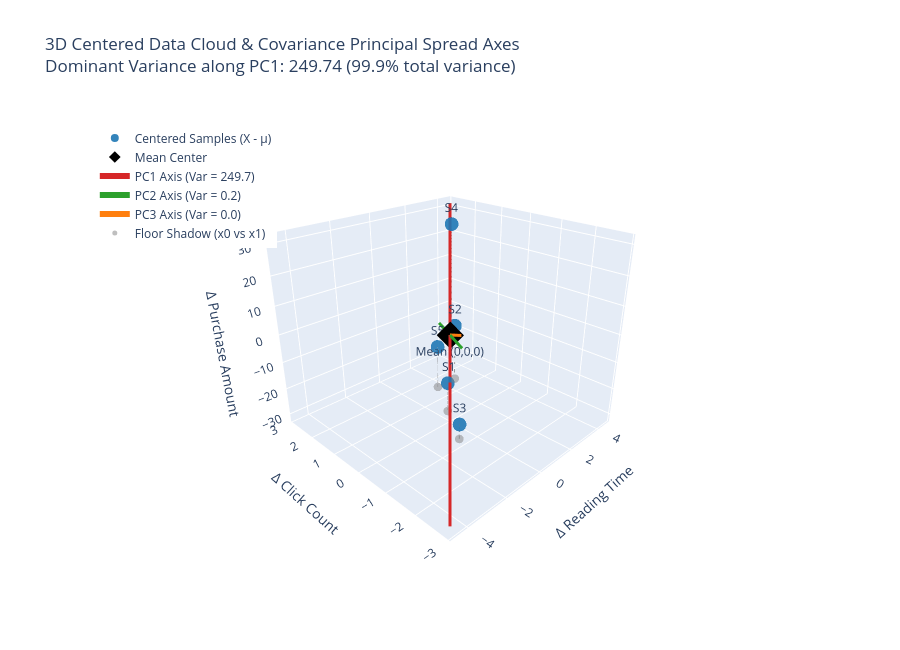

Notebook code cell kept with this figure:
### Code cell
# 1. Dataset
X = np.array([
    [10.0,  2.0,  50.0],
    [12.0,  3.0,  60.0],
    [9.0,   1.0,  45.0],
    [15.0,  5.0,  85.0],
    [11.0,  3.0,  55.0]
])

feature_names = ["Reading Time", "Click Count", "Purchase Amount"]
N = X.shape[0]

# Mean vector & centering
mean_vec = np.mean(X, axis=0)
X_centered = X - mean_vec

# Covariance matrix & Eigendecomposition (Axes of spread)
cov_mat = (X_centered.T @ X_centered) / (N - 1)
evals, evecs = np.linalg.eigh(cov_mat)

# Sort eigenvalues in descending order
idx = np.argsort(evals)[::-1]
evals = evals[idx]
evecs = evecs[:, idx]

# 2. Build 3D Point Cloud Scene
fig = go.Figure()

# Original centered data points
fig.add_trace(go.Scatter3d(
    x=X_centered[:, 0],
    y=X_centered[:, 1],
    z=X_centered[:, 2],
    mode="markers+text",
    marker={"size": 8, "color": "#1f77b4", "opacity": 0.9},
    text=[f"S{i+1}" for i in range(N)],
    textposition="top center",
    name="Centered Samples (X - μ)"
))

# Mean Origin Point (0, 0, 0)
fig.add_trace(go.Scatter3d(
    x=[0], y=[0], z=[0],
    mode="markers+text",
    marker={"size": 9, "color": "black", "symbol": "diamond"},
    text=["Mean (0,0,0)"],
    textposition="bottom center",
    name="Mean Center"
))

# 3. Draw Principal Variance Axes (Eigenvectors scaled by 2 * std dev)
colors = ["#d62728", "#2ca02c", "#ff7f0e"]
for i in range(3):
    scale = 2.0 * np.sqrt(evals[i])
    axis_end = evecs[:, i] * scale
    axis_start = -evecs[:, i] * scale
    
    fig.add_trace(go.Scatter3d(
        x=[axis_start[0], axis_end[0]],
        y=[axis_start[1], axis_end[1]],
        z=[axis_start[2], axis_end[2]],
        mode="lines",
        line={"color": colors[i], "width": 6},
        name=f"PC{i+1} Axis (Var = {evals[i]:.1f})"
    ))

# 4. Projection drop lines onto the floor (Reading Time vs Click Count)
z_min = float(np.min(X_centered[:, 2])) - 5.0
for pt in X_centered:
    fig.add_trace(go.Scatter3d(
        x=[pt[0], pt[0]],
        y=[pt[1], pt[1]],
        z=[z_min, pt[2]],
        mode="lines",
        line={"color": "gray", "dash": "dot", "width": 1.5},
        showlegend=False,
        hoverinfo="skip"
    ))

fig.add_trace(go.Scatter3d(
    x=X_centered[:, 0],
    y=X_centered[:, 1],
    z=np.full(N, z_min),
    mode="markers",
    marker={"size": 5, "color": "gray", "opacity": 0.5},
    name="Floor Shadow (x0 vs x1)"
))

fig.update_layout(
    title=f"3D Centered Data Cloud & Covariance Principal Spread Axes<br>"
          f"Dominant Variance along PC1: {evals[0]:.2f} ({evals[0]/np.sum(evals)*100:.1f}% total variance)",
    scene={
        "xaxis_title": f"Δ {feature_names[0]}",
        "yaxis_title": f"Δ {feature_names[1]}",
        "zaxis_title": f"Δ {feature_names[2]}",
        "aspectratio": {"x": 1, "y": 1, "z": 0.85},
        "camera": {"eye": {"x": -1.5, "y": -1.5, "z": 1.0}}
    },
    width=900,
    height=650,
    legend={"x": 0.02, "y": 0.95}
)

fig.show()

### Figure 1 — Plotly figure (JSON) as saved in the notebook; plotly's stock layout.template omitted (floating-point values rounded to 4 significant figures)
{"data": [{"marker": {"color": "#1f77b4", "opacity": 0.9, "size": 8}, "mode": "markers+text", "name": "Centered Samples (X - μ)", "text": ["S1", "S2", "S3", "S4", "S5"], "textposition": "top center", "type": "scatter3d", "x": [-1.4, 0.6, -2.4, 3.6, -0.4], "y": [-0.8, 0.2, -1.8, 2.2, 0.2], "z": [-9.0, 1.0, -14.0, 26.0, -4.0]}, {"marker": {"color": "black", "size": 9, "symbol": "diamond"}, "mode": "markers+text", "name": "Mean Center", "text": ["Mean (0,0,0)"], "textposition": "bottom center", "type": "scatter3d", "x": [0], "y": [0], "z": [0]}, {"line": {"color": "#d62728", "width": 6}, "mode": "lines", "name": "PC1 Axis (Var = 249.7)", "type": "scatter3d", "x": [4.562, -4.562], "y": [2.861, -2.861], "z": [31.14, -31.14]}, {"line": {"color": "#2ca02c", "width": 6}, "mode": "lines", "name": "PC2 Axis (Var = 0.2)", "type": "scatter3d", "x": [0.5469, -0.5469], "y": [0.7525, -0.7525], "z": [-0.1492, 0.1492]}, {"line": {"color": "#ff7f0e", "width": 6}, "mode": "lines", "name": "PC3 Axis (Var = 0.0)", "type": "scatter3d", "x": [0.2948, -0.2948], "y": [-0.2188, 0.2188], "z": [-0.02308, 0.02308]}, {"hoverinfo": "skip", "line": {"color": "gray", "dash": "dot", "width": 1.5}, "mode": "lines", "showlegend": false, "type": "scatter3d", "x": [-1.4, -1.4], "y": [-0.8, -0.8], "z": [-19, -9]}, {"hoverinfo": "skip", "line": {"color": "gray", "dash": "dot", "width": 1.5}, "mode": "lines", "showlegend": false, "type": "scatter3d", "x": [0.6, 0.6], "y": [0.2, 0.2], "z": [-19, 1]}, {"hoverinfo": "skip", "line": {"color": "gray", "dash": "dot", "width": 1.5}, "mode": "lines", "showlegend": false, "type": "scatter3d", "x": [-2.4, -2.4], "y": [-1.8, -1.8], "z": [-19, -14]}, {"hoverinfo": "skip", "line": {"color": "gray", "dash": "dot", "width": 1.5}, "mode": "lines", "showlegend": false, "type": "scatter3d", "x": [3.6, 3.6], "y": [2.2, 2.2], "z": [-19, 26]}, {"hoverinfo": "skip", "line": {"color": "gray", "dash": "dot", "width": 1.5}, "mode": "lines", "showlegend": false, "type": "scatter3d", "x": [-0.4, -0.4], "y": [0.2, 0.2], "z": [-19, -4]}, {"marker": {"color": "gray", "opacity": 0.5, "size": 5}, "mode": "markers", "name": "Floor Shadow (x0 vs x1)", "type": "scatter3d", "x": [-1.4, 0.6, -2.4, 3.6, -0.4], "y": [-0.8, 0.2, -1.8, 2.2, 0.2], "z": [-19.0, -19.0, -19.0, -19.0, -19.0]}], "layout": {"height": 650, "legend": {"x": 0.02, "y": 0.95}, "scene": {"aspectratio": {"x": 1, "y": 1, "z": 0.85}, "camera": {"eye": {"x": -1.5, "y": -1.5, "z": 1}}, "xaxis": {"title": {"text": "Δ Reading Time"}}, "yaxis": {"title": {"text": "Δ Click Count"}}, "zaxis": {"title": {"text": "Δ Purchase Amount"}}}, "title": {"text": "3D Centered Data Cloud & Covariance Principal Spread Axes<br>Dominant Variance along PC1: 249.74 (99.9% total variance)"}, "width": 900}}
